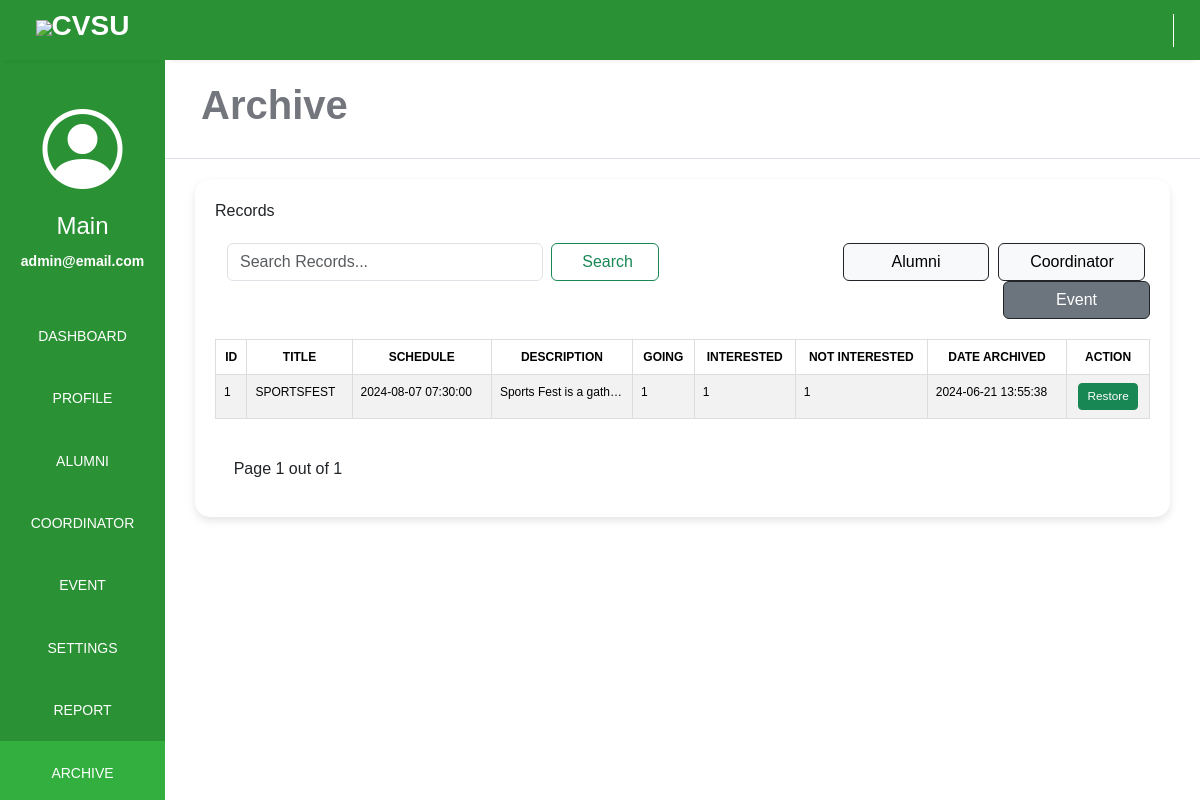
The page /adminPage/archive/event_archive.php (signed in) on the database its author committed.
### tables this page shows
CREATE TABLE `event_archive` (
  `event_id` int(10) NOT NULL,
  `title` varchar(255) NOT NULL,
  `sched_date` date NOT NULL,
  `sched_time` time NOT NULL,
  `description` text NOT NULL,
  `image` longblob NOT NULL,
  `going` int(10) NOT NULL,
  `interested` int(10) NOT NULL,
  `not_interested` int(10) NOT NULL,
  `date_created` datetime NOT NULL,
  `date_archived` timestamp NOT NULL DEFAULT current_timestamp() ON UPDATE current_timestamp()
);

### adminPage/archive/event_archive.php (the view, shortened to what this page needs)
<?php
$serername = "localhost";
$db_username = "root";
$db_password = "";
$db_name = "alumni_management_system";
$conn = mysqli_connect($serername, $db_username, $db_password, $db_name);
if (isset($_SESSION['user_id'])) {
    $account = $_SESSION['user_id'];
    $stmt = $conn->prepare("SELECT * FROM admin WHERE admin_id = ?");
    $stmt->bind_param("s", $account);
    $stmt->execute();
    $user_result = $stmt->get_result();
    if ($user_result->num_rows > 0) {
        $user = $user_result->fetch_assoc();
    } else {
    }
} else {
    echo "User not logged in.";
}
$records_per_page = 6;
$current_page = isset($_GET['page']) ? $_GET['page'] : 1;
$start_from = ($current_page - 1) * $records_per_page;
$sql = "SELECT * FROM event_archive ";
$sql .= "LIMIT $start_from, $records_per_page";
$result = $conn->query($sql);
$total_records_query = "SELECT COUNT(*) FROM event_archive";
$total_records_result = mysqli_query($conn, $total_records_query);
$total_records_row = mysqli_fetch_array($total_records_result);
$total_records = $total_records_row[0];
$total_pages = ceil($total_records / $records_per_page);
?>
<!DOCTYPE html>
<html lang="en">
<head>
    <link rel="stylesheet" href="./css/alumni_arc.css">
    <link rel="stylesheet" href="https://maxst.icons8.com/vue-static/landings/line-awesome/line-awesome/1.3.0/css/line-awesome.min.css">
    <link rel="stylesheet" href="https://cdn.jsdelivr.net/npm/bootstrap@5.3.3/dist/css/bootstrap.min.css">
    <link href='https://unpkg.com/boxicons@2.1.4/css/boxicons.min.css' rel='stylesheet'>
    <link rel="stylesheet" href="https://cdn.jsdelivr.net/npm/bootstrap-icons@1.11.3/font/bootstrap-icons.min.css">
</head>
<body>
    <div class="sidebar">
        <div class="side-header">
            <h3><img src="https://cvsu-imus.edu.ph/student-portal/assets/images/logo-mobile.png"></img><span>CVSU</span></h3>
        </div>
        <div class="side-content">
            <div class="profile">
            <i class="bi bi-person-circle"></i>
                <h4><?php echo $user['fname']; ?></h4>
                <small style="color: white;"><?php echo $user['email']; ?></small>
            </div>
            <div class="side-menu">
                <ul>
                    <li>
                        <a href="../dashboard_admin.php">
                            <small>DASHBOARD</small>
                        </a>
                    </li>
                    <li>
                        <a href="../profile/profile.php">
                            <small>PROFILE</small>
                        </a>
                    </li>
                    <li>
                        <a href="../alumni/alumni.php">
                            <small>ALUMNI</small>
                        </a>
                    </li>
                    <li>
                        <a href="../coordinator/coordinator.php">
                            <small>COORDINATOR</small>
                        </a>
                    </li>
                    <li>
                        <a href="../event/event.php">
                            <small>EVENT</small>
                        </a>
                    </li>
                    <li>
                        <a href="../settings/about.php">
                            <small>SETTINGS</small>
                        </a>
                    </li>
                    <li>
                        <a href="../report/report.php">
                            <small>REPORT</small>
                        </a>
                    </li>
                    <li>
                        <a href="./event_archive.php" class="active">
                            <small>ARCHIVE</small>
                        </a>
                    </li>
                </ul>
            </div>
        </div>
    </div>
    <div class="main-content">
        <header>
            <div class="header-content">
                <div class="header-menu">
                    <div class="user">
                        <a href="../logout.php">
                            <span class="las la-power-off" style="font-size: 30px; border-left: 1px solid #fff; padding-left:10px; color:#fff"></span>
                        </a>
                    </div>
                </div>
            </div>
        </header>
        <main>
            <div class="page-header">
                <h1><strong>Archive</strong></h1>
            </div>
            <div class="container-fluid" id="main-container">
                <div class="container-fluid" id="content-container">
                    <div class="container-title">
                        <span>Records</span>
                    </div>
                    <div class="congainer-fluid" id="column-header">
                        <div class="row">
                            <div class="col">
                                <div class="search">
                                    <form class="d-flex" role="search">
                                        <div class="container-fluid" id="search">
                                            <input class="form-control me-2" type="search" name="query" placeholder="Search Records..." aria-label="Search" value="<?php echo isset($_GET['query']) ? $_GET['query'] : ''; ?>">
                                            <button class="btn btn-outline-success" type="submit" style="padding-left: 30px; padding-right: 39px;">Search</button>
                                        </div>
                                    </form>
                                </div>
                            </div>
                            <div class="col" style="text-align: end;">
                                <div class="add-button">
                                    <a class='btn btn-light border border-dark' href='./alumni_archive.php' style="padding-left: 48px; padding-right: 48px; margin-right: 1%;">Alumni</a>
                                    <a class='btn btn-light border border-dark' href='./coor_archive.php' style="padding-left: 30.7px; padding-right: 30.7px; margin-right: 1%;">Coordinator</a>
                                    <a class='btn btn-secondary border border-dark' href='./event_archive.php' style="padding-left: 52px; padding-right: 52px;">Event</a>
                                </div>
                            </div>
                        </div>
                    </div>
                    <div class="table-content">
                        <table id="example" class="table-responsive table table-striped table-hover ">
                            <thead>
                                <tr>
                                    <th scope="col" class="inline">ID</th>
                                    <th scope="col" class="inline">TITLE</th>
                                    <th scope="col" class="inline">SCHEDULE</th>
                                    <th scope="col" class="inline">DESCRIPTION</th>
                                    <th scope="col" class="inline">GOING</th>
                                    <th scope="col" class="inline">INTERESTED</th>
                                    <th scope="col" class="inline">NOT INTERESTED</th>
                                    <th scope="col" class="inline">DATE ARCHIVED</th>
                                    <th scope="col" class="inline">ACTION</th>
                                </tr>
                            </thead>
                            <tbody>
                                <?php
                                if ($result->num_rows > 0) {
                                    while ($row = $result->fetch_assoc()) {
                                        $schedule = $row["sched_date"] . "  " . $row["sched_time"];
                                ?>
                                        <tr>
                                            <td class="inline"><?php echo $row['event_id'] ?></td>
                                            <td class="inline"><?php echo $row['title'] ?></td>
                                            <td class="inline"><?php echo htmlspecialchars($schedule) ?></td>
                                            <td class="inline"><?php echo $row['description'] ?></td>
                                            <td class="inline"><?php echo $row['going'] ?></td>
                                            <td class="inline"><?php echo $row['interested'] ?></td>
                                            <td class="inline"><?php echo $row['not_interested'] ?></td>
                                            <td class="inline"><?php echo $row['date_archived'] ?></td>
                                            <?php
                                            echo "
                                                <td class='inline act'>
                                                    <div class='button'>
                                                        <a class='btn btn-success btn-sm' href='./restore_event.php?id=$row[event_id]' style='font-size: 11.8px;'>Restore</a>
                                                    </div>
                                                </td>
                                            "; ?>
                                        </tr>
                                <?php
                                    }
                                } else {
                                    $current_page = 0;
                                    echo '<tr><td colspan="12" style="text-align: center;">No records found</td></tr>';
                                }
                                ?>
                            </tbody>
                        </table>
                    </div>
                    <div>
                        <p style="margin-left:2%;margin-top:2.3%;">Page <?= $current_page ?> out of <?= $total_pages ?></p>
                    </div>
                </div>
            </div>
        </main>
</body>
</html>

### adminPage/archive/css/alumni_arc.css (style rules this page uses)
:root { --main-color: #2a9134; --color-dark: #34425A; --text-grey: #B0B0B0; }
* { margin: 0; padding: 0; text-decoration: none; list-style-type: none; box-sizing: border-box; font-family: 'Merriweather', sans-serif; overflow-x: hidden; }
.sidebar { position: fixed; height: 100%; width: 165px; left: 0; bottom: 0; top: 0; z-index: 100; background: #2a9134; box-shadow: 0px 5px 5px 5px rgb(0 0 0 0.2); transition: left 300ms; }
.side-header span { font-weight: bold; }
.side-header { box-shadow: 0px 5px 5px -5px rgb(0 0 0 /10%); background: var(--main-color); height: 60px; display: flex; justify-content: center; align-items: center; }
.side-header img { width: 40px; }
.side-header h3, side-head span { color: #fff; font-weight: 400; }
.side-content { height: calc(100vh - 60px); overflow: auto; }
.profile { text-align: center; padding: 2rem 0rem; }
.profile h4 { color: #fff; font-weight: 500; }
.profile small { color: #899DC1; font-weight: 600; }
.side-menu ul { text-align: center; padding: 0px; }
.side-menu ul li small { color: white; ; }
.side-menu a { display: block; padding: 1.2rem 0rem; text-decoration: none !important; }
.side-menu a.active { background: #32af3f; }
.side-menu a.active span, .side-menu a.active small { color: #fff; }
.side-menu a span, .side-menu a small { color: #899DC1; }
.main-content { margin-left: 165px; width: calc(100% - 165px); transition: margin-left 300ms; }
header { position: fixed; right: 0; top: 0; left: 165px; z-index: 100; height: 60px; box-shadow: 0px 5px 5px -5px rgb(0 0 0 /10%); background: #2a9134; transition: left 300ms; }
.header-content, .header-menu { display: flex; align-items: center; }
.header-content { justify-content: space-between; padding: 0rem 1rem; }
.header-menu { justify-content: flex-end; padding-top: .5rem; }
.user { display: flex; align-items: center; }
main { margin-top: 60px; }
.page-header { padding: 1.3rem 1rem; background: #fff; border-bottom: 1px solid #dee2e8; width: 100%; }
.page-header h1, .page-header small { color: #74767d; margin-left: 20px; width: 100%; }
.table-content { margin-top: 20px; width: 100%; overflow-y: hidden; overflow-x: auto; }
.side-content .profile i { color: #fff; font-size: 80px; font-weight: lighter; }
#main-container { padding-left: 30px; padding-right: 30px; padding-bottom: 30px; }
#column-header { margin-top: 20px; }
#content-container { margin-top: 30px; background-color: #ffffff; border-radius: 15px; box-shadow: 0 4px 8px rgba(0, 0, 0, 0.1); padding: 20px; margin: 20px 0; transition: transform 0.2s; }
#search { display: flex; justify-content: left; }

### adminPage/archive/event_archive.php (style rules this page uses)
table { width: 100%; border-collapse: collapse; }
td { text-align: left; }
.inline { border: 1px solid #dddddd; padding: 8px; font-size: 12px; white-space: nowrap; overflow: hidden; text-overflow: ellipsis; max-width: 130px; }
.act { max-width: 235px; text-align: center; }
th { background-color: #368DB8; font-weight: bold; text-align: center; }

### rows shown on the page
event_archive: event_id "1", title "SPORTSFEST", schedule "2024-08-07 07:30:00", description "Sports Fest is a gath…", going "1", interested "1", not_interested "1", date_archived "2024-06-21 13:55:38"

### other values the page prints
$user['fname'] "Main"
$user['email'] "admin@email.com"
$current_page "1"
$total_pages "1"
